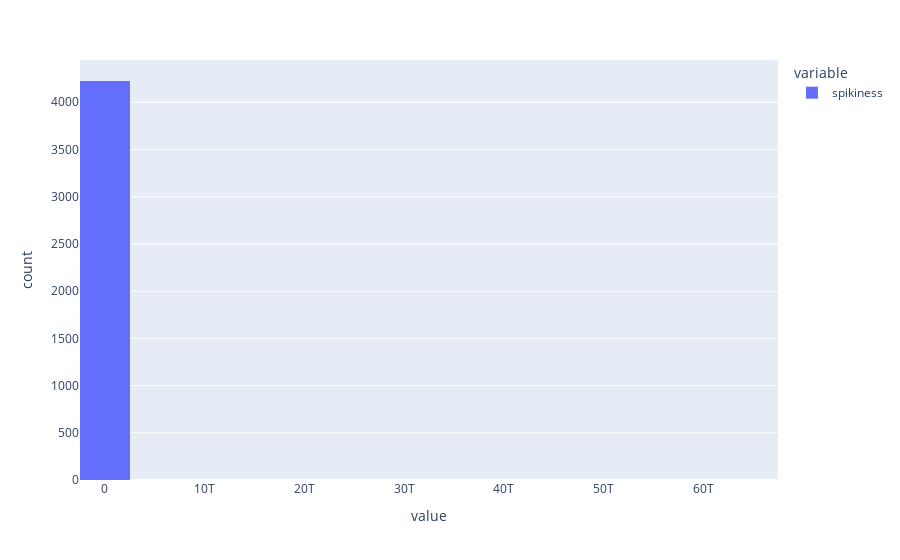

Notebook source saved alongside this figure:
### Code cell
px.histogram(spikiness, nbins=20)

### Figure 1 — Plotly figure (JSON) as saved in the notebook; plotly's stock layout.template omitted (floating-point values rounded to 4 significant figures; data arrays with more than 128 entries replaced by an {"elided": "..."} marker saying what was removed)
{"data": [{"alignmentgroup": "True", "bingroup": "x", "hovertemplate": "variable=spikiness<br>value=%{x}<br>count=%{y}<extra></extra>", "legendgroup": "spikiness", "marker": {"color": "#636efa", "pattern": {"shape": ""}}, "name": "spikiness", "nbinsx": 20, "offsetgroup": "spikiness", "orientation": "v", "showlegend": true, "type": "histogram", "x": {"elided": "4227 float values"}, "xaxis": "x", "yaxis": "y"}], "layout": {"autosize": true, "barmode": "relative", "legend": {"title": {"text": "variable"}, "tracegroupgap": 0}, "margin": {"t": 60}, "xaxis": {"anchor": "y", "autorange": true, "domain": [0, 1], "range": [-2500000000000, 67500000000000], "title": {"text": "value"}, "type": "linear"}, "yaxis": {"anchor": "x", "autorange": true, "domain": [0, 1], "range": [0, 4447.0], "title": {"text": "count"}}}}
